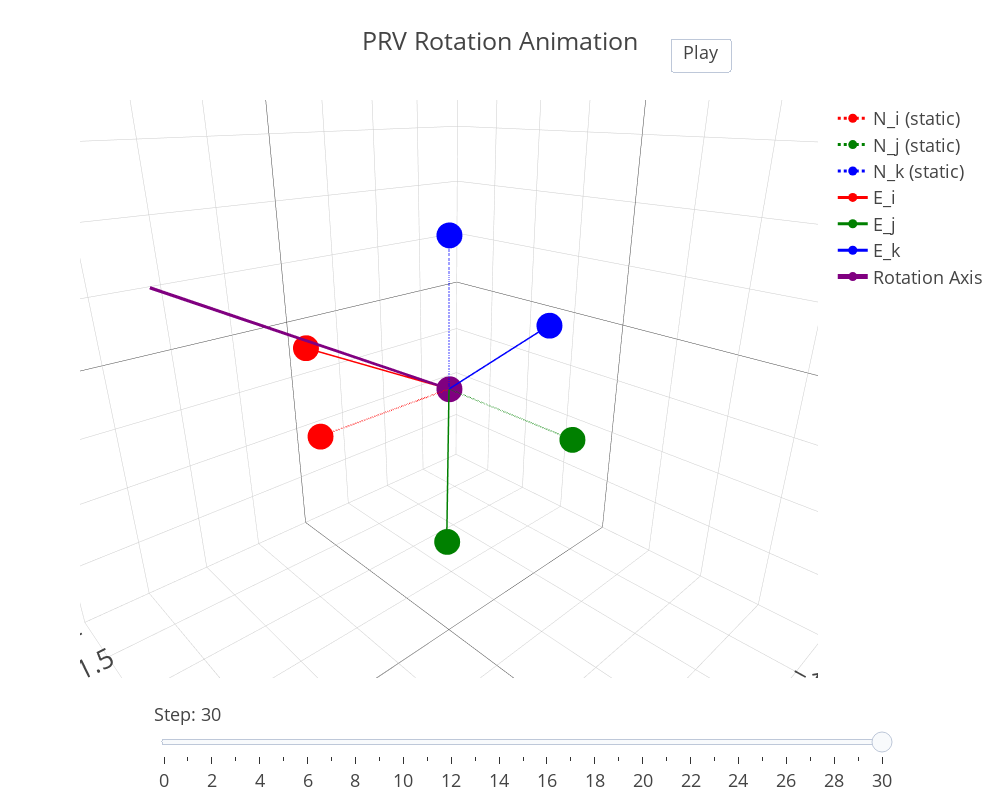

The cell this chart's notebook holds for it:
### Code cell
from scipy.spatial.transform import Rotation as R

def PRV_rotation_animation(axis, angle, steps=30):
    """
    Creates a 3D animation of a rotation about a principal rotation vector (PRV) and displays the final orientation of the frame.

    Args:
        axis (list, tuple, np.ndarray): The unit vector representing the axis of rotation.
        angle (float): The magnitude of the rotation about the axis in degrees.
        steps (int, optional): The total number of steps in the animation. Defaults to 30.

    Returns:
        plotly.graph_objects.Figure: The figure object containing the animation.

    Notes:
    - The function dynamically calculates rotation matrices for each step based on the PRV method.
      It applies these rotations to an initial orientation matrix to visually represent these orientations in a Plotly figure.
    
    - This approach aids in visualizing the rotation from a starting point of no rotation, making it intuitive to understand complex rotational dynamics.
    
    - The animation controls allow for interactive exploration of the rotation sequence, enhancing the educational and analytical value of the visualization.
    """
    # Initialize the figure for 3D visualization
    fig = go.Figure()

    # Define initial orientation as an identity matrix
    N_frame = np.eye(3)

    # Define colors for axes and the rotation axis visualization
    colors = {'i': 'red', 'j': 'green', 'k': 'blue', 'axis': 'purple'}

    # Initialize the static frame (N-frame)
    initialize_frame(fig, N_frame, 'N', colors, is_static=True)

    # Initialize the dynamic frame (E-frame) to visualize rotations
    initialize_frame(fig, N_frame, 'E', colors, is_static=False)

    # Compute rotation matrix for each step using the PRV to rotation matrix conversion
    rotation_matrices = []
    for step in range(steps + 1):
        # Calculate the interpolation angle for the current step
        interpolated_angle = (step / steps) * angle
        # Use the prv_to_rotation_matrix function to generate the rotation matrix
        R_matrix = prv_to_rotation_matrix(axis, interpolated_angle)
        rotation_matrices.append(R_matrix)

    # Generate frames for animation
    frames = []
    for i, R_matrix in enumerate(rotation_matrices):
        E_frame = np.dot(R_matrix, N_frame.T)
        frame_data = [go.Scatter3d(x=[0, vec[0]], 
                                   y=[0, vec[1]], 
                                   z=[0, vec[2]],
                                   mode='lines+markers',
                                   name=f'E_{chr(105+j)}',
                                   marker=dict(color=colors['i' if j == 0 else 'j' if j == 1 else 'k']))for j, vec in enumerate(E_frame.T)]
        
        frames.append(go.Frame(data=frame_data, name=str(i), traces=list(range(3, 6))))

    # Calculate the norm of the axis
    axis_norm = np.linalg.norm(axis)

    # Create hover text for the endpoint of the line
    endpoint_hover_text = f"x: {axis[0]:.2f}<br>y: {axis[1]:.2f}<br>z: {axis[2]:.2f}<br>Norm: {axis_norm:.2f}"

    # Plot the rotation axis as a line extending from the origin
    axis_line = np.array(axis)
    fig.add_trace(go.Scatter3d(x=[0, axis_line[0]], 
                               y=[0, axis_line[1]], 
                               z=[0, axis_line[2]],
                               mode='lines+markers',
                               line=dict(color=colors['axis'], width=5),
                               name='Rotation Axis', 
                               hoverinfo='text+name',  # Set hover info to display text
                               text=endpoint_hover_text))


    # Configure the figure with generated frames for animation
    fig.frames = frames
    setup_animation_scene(fig, frames, "PRV Rotation Animation")

    return fig

# Example usage
axis = [7, 2, 4]  # Z-axis
angle = 60  # 45 degrees rotation
fig = PRV_rotation_animation(axis, angle)
fig.show()

### Figure 1 — Plotly figure (JSON) as saved in the notebook; plotly's stock layout.template omitted (floating-point values rounded to 4 significant figures)
{"data": [{"line": {"color": "red", "dash": "dot"}, "marker": {"color": "red"}, "mode": "lines+markers", "name": "N_i (static)", "type": "scatter3d", "x": [0, 1], "y": [0, 0], "z": [0, 0]}, {"line": {"color": "green", "dash": "dot"}, "marker": {"color": "green"}, "mode": "lines+markers", "name": "N_j (static)", "type": "scatter3d", "x": [0, 0], "y": [0, 1], "z": [0, 0]}, {"line": {"color": "blue", "dash": "dot"}, "marker": {"color": "blue"}, "mode": "lines+markers", "name": "N_k (static)", "type": "scatter3d", "x": [0, 0], "y": [0, 0], "z": [0, 1]}, {"line": {"color": "red", "dash": "solid"}, "marker": {"color": "red"}, "mode": "lines+markers", "name": "E_i", "type": "scatter3d", "x": [0, 0.8551], "y": [0, -0.3156], "z": [0, 0.4114]}, {"line": {"color": "green", "dash": "solid"}, "marker": {"color": "green"}, "mode": "lines+markers", "name": "E_j", "type": "scatter3d", "x": [0, 0.5185], "y": [0, 0.529], "z": [0, -0.6718]}, {"line": {"color": "blue", "dash": "solid"}, "marker": {"color": "blue"}, "mode": "lines+markers", "name": "E_k", "type": "scatter3d", "x": [0, -0.005616], "y": [0, 0.7878], "z": [0, 0.6159]}, {"hoverinfo": "text+name", "line": {"color": "purple", "width": 5}, "mode": "lines+markers", "name": "Rotation Axis", "text": "x: 7.00<br>y: 2.00<br>z: 4.00<br>Norm: 8.31", "type": "scatter3d", "x": [0, 7], "y": [0, 2], "z": [0, 4]}], "layout": {"height": 800, "scene": {"aspectmode": "cube", "aspectratio": {"x": 1, "y": 1, "z": 1}, "camera": {"center": {"x": 0, "y": 0, "z": 0}, "eye": {"x": 0.7224, "y": 0.7644, "z": 0.4437}, "projection": {"type": "perspective"}, "up": {"x": 0, "y": 0, "z": 1}}, "xaxis": {"autorange": false, "range": [-2, 2], "type": "linear"}, "yaxis": {"autorange": false, "range": [-2, 2], "type": "linear"}, "zaxis": {"autorange": false, "range": [-2, 2], "type": "linear"}}, "sliders": [{"active": 30, "currentvalue": {"prefix": "Step: ", "visible": true}, "steps": [{"args": [["0"], {"frame": {"duration": 100, "redraw": true}, "fromcurrent": true, "mode": "immediate"}], "label": "0", "method": "animate"}, {"args": [["1"], {"frame": {"duration": 100, "redraw": true}, "fromcurrent": true, "mode": "immediate"}], "label": "1", "method": "animate"}, {"args": [["2"], {"frame": {"duration": 100, "redraw": true}, "fromcurrent": true, "mode": "immediate"}], "label": "2", "method": "animate"}, {"args": [["3"], {"frame": {"duration": 100, "redraw": true}, "fromcurrent": true, "mode": "immediate"}], "label": "3", "method": "animate"}, {"args": [["4"], {"frame": {"duration": 100, "redraw": true}, "fromcurrent": true, "mode": "immediate"}], "label": "4", "method": "animate"}, {"args": [["5"], {"frame": {"duration": 100, "redraw": true}, "fromcurrent": true, "mode": "immediate"}], "label": "5", "method": "animate"}, {"args": [["6"], {"frame": {"duration": 100, "redraw": true}, "fromcurrent": true, "mode": "immediate"}], "label": "6", "method": "animate"}, {"args": [["7"], {"frame": {"duration": 100, "redraw": true}, "fromcurrent": true, "mode": "immediate"}], "label": "7", "method": "animate"}, {"args": [["8"], {"frame": {"duration": 100, "redraw": true}, "fromcurrent": true, "mode": "immediate"}], "label": "8", "method": "animate"}, {"args": [["9"], {"frame": {"duration": 100, "redraw": true}, "fromcurrent": true, "mode": "immediate"}], "label": "9", "method": "animate"}, {"args": [["10"], {"frame": {"duration": 100, "redraw": true}, "fromcurrent": true, "mode": "immediate"}], "label": "10", "method": "animate"}, {"args": [["11"], {"frame": {"duration": 100, "redraw": true}, "fromcurrent": true, "mode": "immediate"}], "label": "11", "method": "animate"}, {"args": [["12"], {"frame": {"duration": 100, "redraw": true}, "fromcurrent": true, "mode": "immediate"}], "label": "12", "method": "animate"}, {"args": [["13"], {"frame": {"duration": 100, "redraw": true}, "fromcurrent": true, "mode": "immediate"}], "label": "13", "method": "animate"}, {"args": [["14"], {"frame": {"duration": 100, "redraw": true}, "fromcurrent": true, "mode": "immediate"}], "label": "14", "method": "animate"}, {"args": [["15"], {"frame": {"duration": 100, "redraw": true}, "fromcurrent": true, "mode": "immediate"}], "label": "15", "method": "animate"}, {"args": [["16"], {"frame": {"duration": 100, "redraw": true}, "fromcurrent": true, "mode": "immediate"}], "label": "16", "method": "animate"}, {"args": [["17"], {"frame": {"duration": 100, "redraw": true}, "fromcurrent": true, "mode": "immediate"}], "label": "17", "method": "animate"}, {"args": [["18"], {"frame": {"duration": 100, "redraw": true}, "fromcurrent": true, "mode": "immediate"}], "label": "18", "method": "animate"}, {"args": [["19"], {"frame": {"duration": 100, "redraw": true}, "fromcurrent": true, "mode": "immediate"}], "label": "19", "method": "animate"}, {"args": [["20"], {"frame": {"duration": 100, "redraw": true}, "fromcurrent": true, "mode": "immediate"}], "label": "20", "method": "animate"}, {"args": [["21"], {"frame": {"duration": 100, "redraw": true}, "fromcurrent": true, "mode": "immediate"}], "label": "21", "method": "animate"}, {"args": [["22"], {"frame": {"duration": 100, "redraw": true}, "fromcurrent": true, "mode": "immediate"}], "label": "22", "method": "animate"}, {"args": [["23"], {"frame": {"duration": 100, "redraw": true}, "fromcurrent": true, "mode": "immediate"}], "label": "23", "method": "animate"}, {"args": [["24"], {"frame": {"duration": 100, "redraw": true}, "fromcurrent": true, "mode": "immediate"}], "label": "24", "method": "animate"}, {"args": [["25"], {"frame": {"duration": 100, "redraw": true}, "fromcurrent": true, "mode": "immediate"}], "label": "25", "method": "animate"}, {"args": [["26"], {"frame": {"duration": 100, "redraw": true}, "fromcurrent": true, "mode": "immediate"}], "label": "26", "method": "animate"}, {"args": [["27"], {"frame": {"duration": 100, "redraw": true}, "fromcurrent": true, "mode": "immediate"}], "label": "27", "method": "animate"}, {"args": [["28"], {"frame": {"duration": 100, "redraw": true}, "fromcurrent": true, "mode": "immediate"}], "label": "28", "method": "animate"}, {"args": [["29"], {"frame": {"duration": 100, "redraw": true}, "fromcurrent": true, "mode": "immediate"}], "label": "29", "method": "animate"}, {"args": [["30"], {"frame": {"duration": 100, "redraw": true}, "fromcurrent": true, "mode": "immediate"}], "label": "30", "method": "animate"}], "x": 0.1, "y": 0}], "title": {"text": "PRV Rotation Animation"}, "updatemenus": [{"active": 0, "buttons": [{"args": [null, {"frame": {"duration": 100, "redraw": true}, "fromcurrent": true, "mode": "immediate"}], "label": "Play", "method": "animate"}], "showactive": false, "type": "buttons", "x": 0.8, "xanchor": "left", "y": 1.05, "yanchor": "bottom"}], "width": 1000}}
